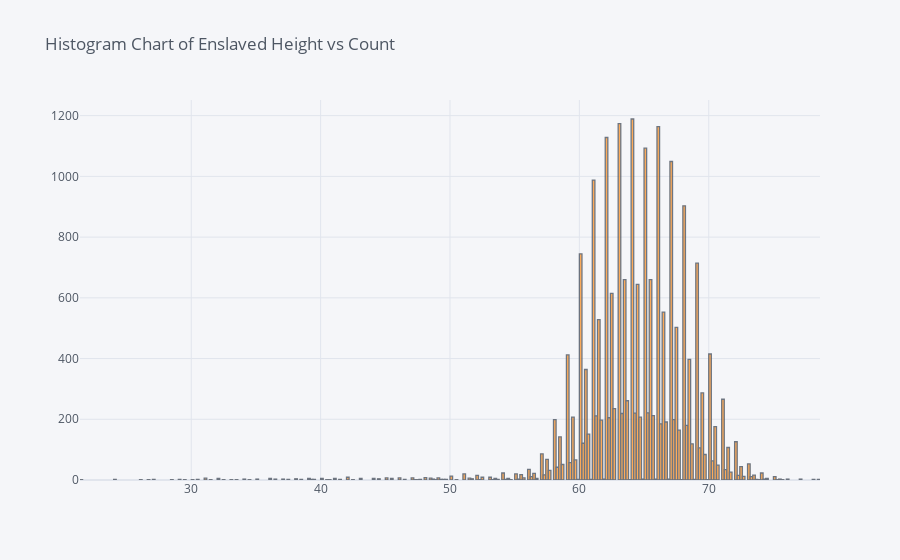

The notebook cell saved with this chart:
### Code cell
# Simple Histogram using iplot
df['Height_Inches'].iplot(kind='hist', title='Histogram Chart of Enslaved Height vs Count')

### Figure 1 — Plotly figure (JSON) as saved in the notebook; plotly's stock layout.template omitted (floating-point values rounded to 4 significant figures; data arrays with more than 128 entries replaced by an {"elided": "..."} marker saying what was removed)
{"data": [{"histfunc": "count", "histnorm": "", "marker": {"color": "rgba(255, 153, 51, 1.0)", "line": {"color": "#4D5663", "width": 1.3}}, "name": "Height_Inches", "opacity": 0.8, "orientation": "v", "type": "histogram", "x": {"elided": "23655 float values"}}], "layout": {"autosize": true, "barmode": "overlay", "legend": {"bgcolor": "#F5F6F9", "font": {"color": "#4D5663"}}, "paper_bgcolor": "#F5F6F9", "plot_bgcolor": "#F5F6F9", "title": {"font": {"color": "#4D5663"}, "text": "Histogram Chart of Enslaved Height vs Count"}, "xaxis": {"autorange": true, "gridcolor": "#E1E5ED", "range": [21.4, 78.6], "showgrid": true, "tickfont": {"color": "#4D5663"}, "title": {"font": {"color": "#4D5663"}, "text": ""}, "type": "linear", "zerolinecolor": "#E1E5ED"}, "yaxis": {"autorange": true, "gridcolor": "#E1E5ED", "range": [0, 1252.0], "showgrid": true, "tickfont": {"color": "#4D5663"}, "title": {"font": {"color": "#4D5663"}, "text": ""}, "zerolinecolor": "#E1E5ED"}}}
